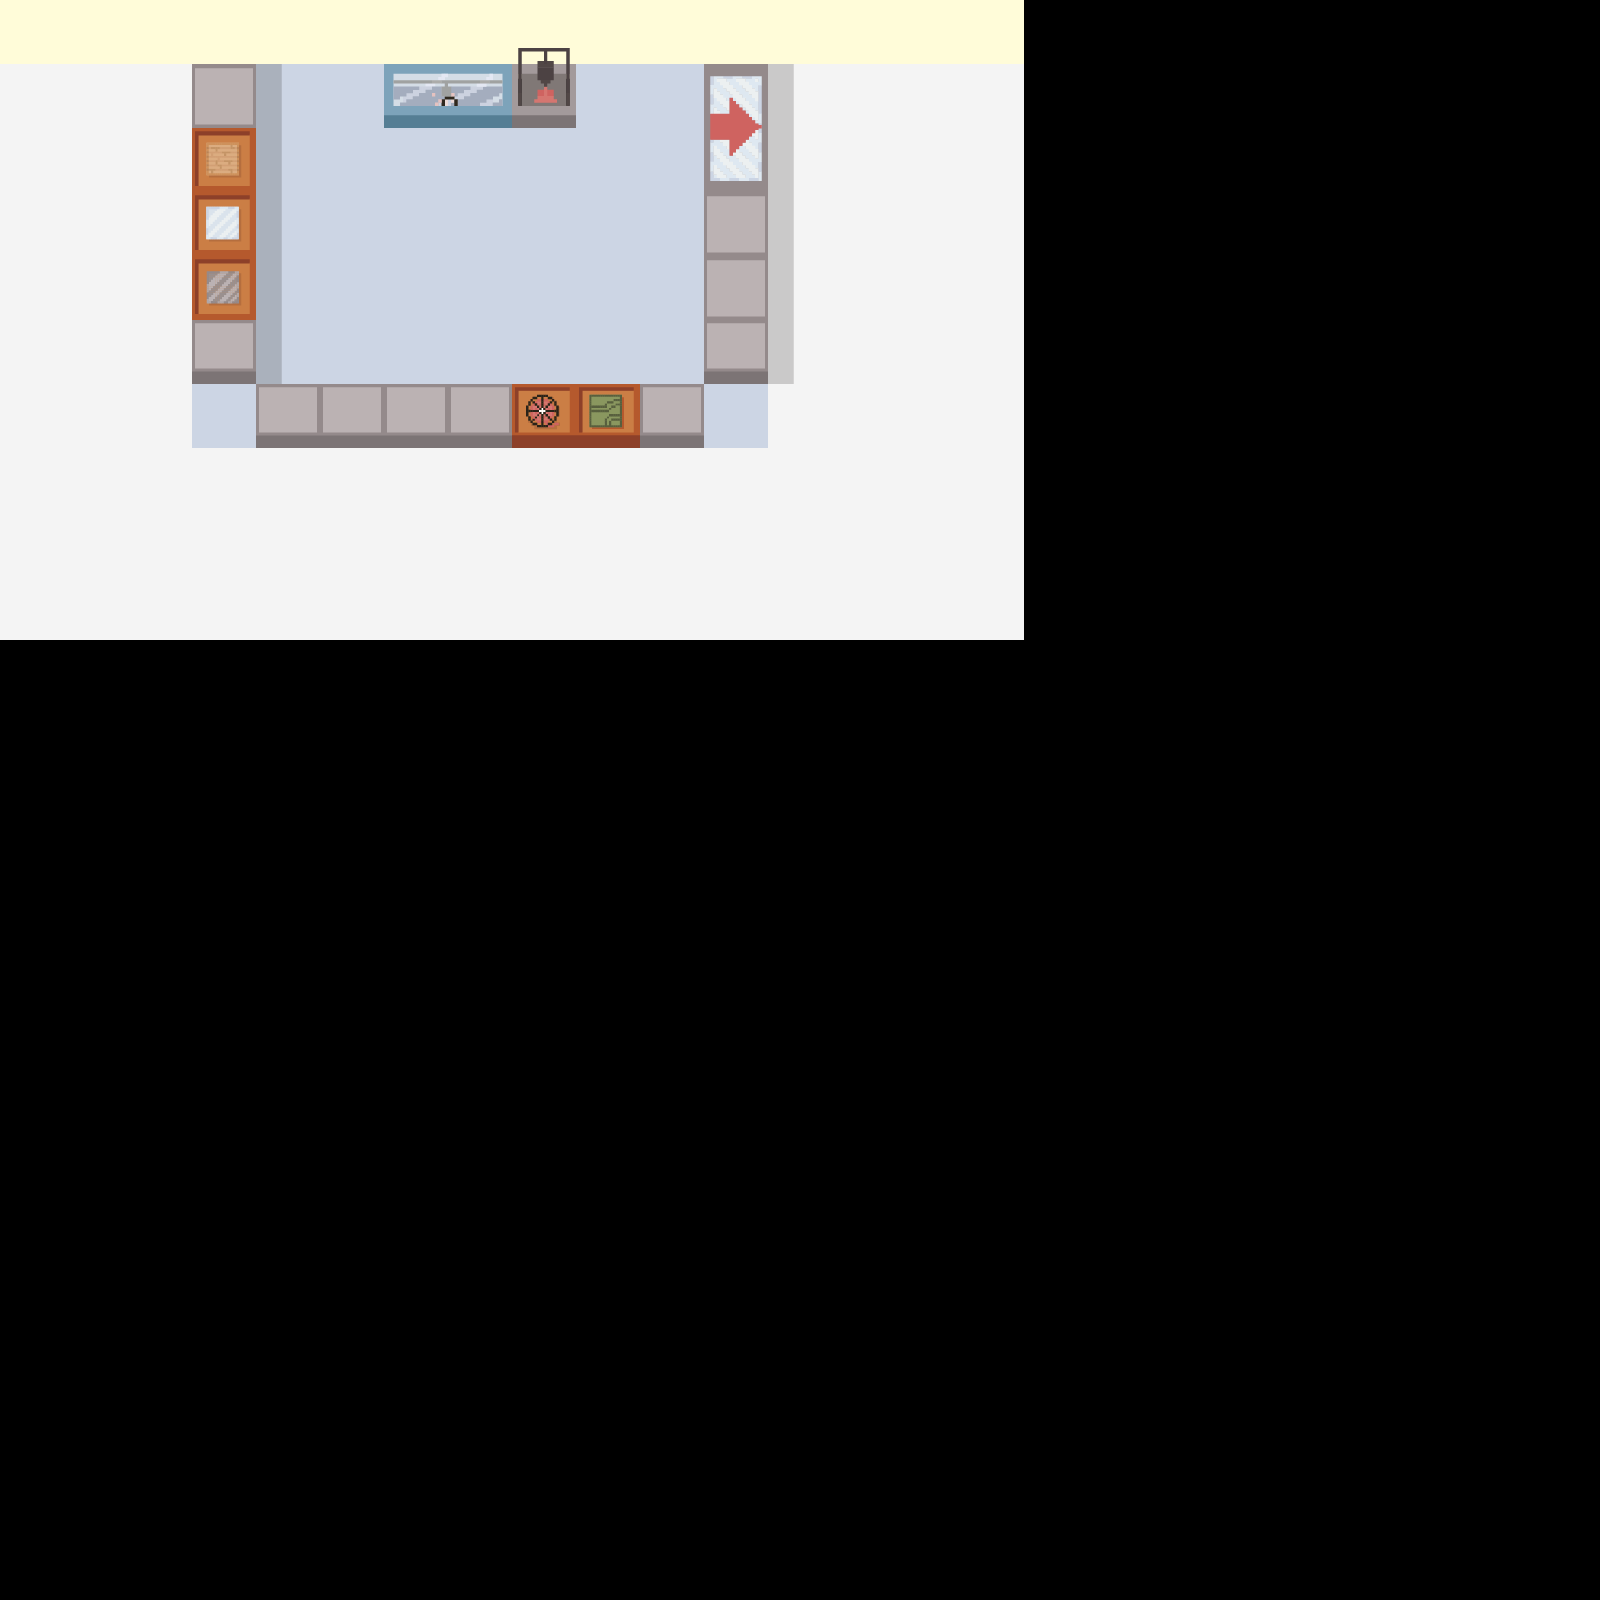

A 2D game scene composited from a Tiled map and its tileset images. What follows is a short description and the map's XML, with each tile layer's data collapsed to a summary:
An orthogonal 25x25 tile map with 64x64 px tiles, 2 tile layers (Walls, Floor).

<map version="1.4" tiledversion="1.4.3" orientation="orthogonal" renderorder="right-down" width="25" height="25" tilewidth="64" tileheight="64" infinite="0" nextlayerid="3" nextobjectid="1">
 <editorsettings>
  <export target="../public/tiles/fablab.json" format="json" />
 </editorsettings>
 <tileset firstgid="1" name="fablab_tiles" tilewidth="64" tileheight="64" tilecount="50" columns="10">
  <image source="../public/tiles/fablab_tiles.png" width="662" height="321" />
  <tile id="0">
   <properties>
    <property name="collides" type="bool" value="true" />
   </properties>
  </tile>
  <tile id="1">
   <properties>
    <property name="collides" type="bool" value="true" />
   </properties>
  </tile>
  <tile id="2">
   <properties>
    <property name="collides" type="bool" value="true" />
   </properties>
  </tile>
  <tile id="3">
   <properties>
    <property name="collides" type="bool" value="true" />
   </properties>
  </tile>
  <tile id="4">
   <properties>
    <property name="collides" type="bool" value="true" />
   </properties>
  </tile>
  <tile id="5">
   <properties>
    <property name="collides" type="bool" value="true" />
   </properties>
  </tile>
  <tile id="6">
   <properties>
    <property name="collides" type="bool" value="true" />
   </properties>
  </tile>
  <tile id="7">
   <properties>
    <property name="collides" type="bool" value="true" />
   </properties>
  </tile>
  <tile id="8">
   <properties>
    <property name="collides" type="bool" value="true" />
   </properties>
  </tile>
  <tile id="9">
   <properties>
    <property name="collides" type="bool" value="true" />
   </properties>
  </tile>
  <tile id="10">
   <properties>
    <property name="collides" type="bool" value="false" />
   </properties>
  </tile>
  <tile id="11">
   <properties>
    <property name="collides" type="bool" value="false" />
   </properties>
  </tile>
  <tile id="12">
   <properties>
    <property name="collides" type="bool" value="false" />
   </properties>
  </tile>
  <tile id="13">
   <properties>
    <property name="collides" type="bool" value="false" />
   </properties>
  </tile>
  <tile id="14">
   <properties>
    <property name="collides" type="bool" value="false" />
   </properties>
  </tile>
  <tile id="15">
   <properties>
    <property name="collides" type="bool" value="false" />
   </properties>
  </tile>
  <tile id="16">
   <properties>
    <property name="collides" type="bool" value="false" />
   </properties>
  </tile>
  <tile id="17">
   <properties>
    <property name="collides" type="bool" value="false" />
   </properties>
  </tile>
  <tile id="18">
   <properties>
    <property name="collides" type="bool" value="true" />
   </properties>
  </tile>
  <tile id="19">
   <properties>
    <property name="collides" type="bool" value="true" />
   </properties>
  </tile>
  <tile id="20">
   <properties>
    <property name="collides" type="bool" value="true" />
   </properties>
  </tile>
  <tile id="21">
   <properties>
    <property name="collides" type="bool" value="false" />
   </properties>
  </tile>
  <tile id="22">
   <properties>
    <property name="collides" type="bool" value="false" />
   </properties>
  </tile>
  <tile id="23">
   <properties>
    <property name="collides" type="bool" value="false" />
   </properties>
  </tile>
  <tile id="24">
   <properties>
    <property name="collides" type="bool" value="false" />
   </properties>
  </tile>
  <tile id="25">
   <properties>
    <property name="collides" type="bool" value="true" />
   </properties>
  </tile>
  <tile id="26">
   <properties>
    <property name="collides" type="bool" value="false" />
   </properties>
  </tile>
  <tile id="27">
   <properties>
    <property name="collides" type="bool" value="false" />
   </properties>
  </tile>
  <tile id="28">
   <properties>
    <property name="collides" type="bool" value="false" />
   </properties>
  </tile>
  <tile id="29">
   <properties>
    <property name="collides" type="bool" value="false" />
   </properties>
  </tile>
  <tile id="30">
   <properties>
    <property name="collides" type="bool" value="false" />
   </properties>
  </tile>
  <tile id="31">
   <properties>
    <property name="collides" type="bool" value="false" />
   </properties>
  </tile>
  <tile id="32">
   <properties>
    <property name="collides" type="bool" value="false" />
   </properties>
  </tile>
  <tile id="33">
   <properties>
    <property name="collides" type="bool" value="false" />
   </properties>
  </tile>
  <tile id="34">
   <properties>
    <property name="collides" type="bool" value="false" />
   </properties>
  </tile>
  <tile id="35">
   <properties>
    <property name="collides" type="bool" value="false" />
   </properties>
  </tile>
  <tile id="36">
   <properties>
    <property name="collides" type="bool" value="false" />
   </properties>
  </tile>
  <tile id="37">
   <properties>
    <property name="collides" type="bool" value="false" />
   </properties>
  </tile>
  <tile id="38">
   <properties>
    <property name="collides" type="bool" value="false" />
   </properties>
  </tile>
  <tile id="39">
   <properties>
    <property name="collides" type="bool" value="false" />
   </properties>
  </tile>
  <tile id="40">
   <properties>
    <property name="collides" type="bool" value="true" />
   </properties>
  </tile>
  <tile id="41">
   <properties>
    <property name="collides" type="bool" value="true" />
   </properties>
  </tile>
  <tile id="42">
   <properties>
    <property name="collides" type="bool" value="true" />
   </properties>
  </tile>
  <tile id="43">
   <properties>
    <property name="collides" type="bool" value="false" />
   </properties>
  </tile>
  <tile id="44">
   <properties>
    <property name="collides" type="bool" value="false" />
   </properties>
  </tile>
  <tile id="45">
   <properties>
    <property name="collides" type="bool" value="false" />
   </properties>
  </tile>
  <tile id="46">
   <properties>
    <property name="collides" type="bool" value="false" />
   </properties>
  </tile>
  <tile id="47">
   <properties>
    <property name="collides" type="bool" value="false" />
   </properties>
  </tile>
  <tile id="48">
   <properties>
    <property name="collides" type="bool" value="false" />
   </properties>
  </tile>
  <tile id="49">
   <properties>
    <property name="collides" type="bool" value="false" />
   </properties>
  </tile>
 </tileset>
 <layer id="1" name="Walls" width="25" height="25">
  <data>[625 cells, 36 non-empty, 14 distinct tile ids]</data>
 </layer>
 <layer id="2" name="Floor" width="25" height="25">
  <data>[625 cells, 124 non-empty, 4 distinct tile ids]</data>
 </layer>
</map>
